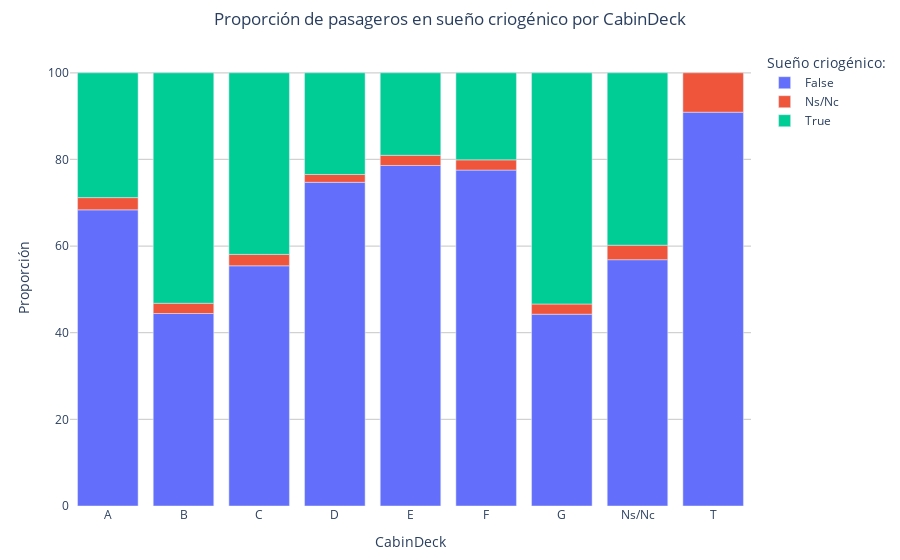

Here is the notebook cell this chart was saved with:
### Code cell
tmp = data.groupby(['CryoSleep','CabinDeck']).count().iloc[:,0]
tmp.name = 'Count'
df = tmp.to_frame().reset_index()
df['Núm. pasajeros'] = df.Count

fig = px.bar(df, x="CabinDeck", y="Count", color="CryoSleep", hover_data={'CabinDeck':False, 'CryoSleep':False, 'Núm. pasajeros':True}, labels={"Count": "Proporción"})
fig.update_layout(plot_bgcolor='white',
                  hovermode="closest",
                  legend={'title_text':'Sueño criogénico:'},
                  title={'text': 'Proporción de pasajeros en sueño criogénico por CabinDeck', 'x': 0.5},
                  margin={'l':70, 'r':140, 't':50, 'b':50},
                  barnorm='percent')
fig.update_xaxes(showgrid=False)
fig.update_yaxes(showgrid=True, gridwidth=1.2, gridcolor='#d1d1d1')
fig.show()

### Figure 1 — Plotly figure (JSON) as saved in the notebook; plotly's stock layout.template omitted (floating-point values rounded to 4 significant figures)
{"data": [{"alignmentgroup": "True", "customdata": [["False", 242], ["False", 507], ["False", 611], ["False", 538], ["False", 1040], ["False", 3287], ["False", 1674], ["False", 170], ["False", 10]], "hovertemplate": "Proporción=%{y}<br>Núm. pasageros=%{customdata[1]}<extra></extra>", "legendgroup": "False", "marker": {"color": "#636efa", "pattern": {"shape": ""}}, "name": "False", "offsetgroup": "False", "orientation": "v", "showlegend": true, "textposition": "auto", "type": "bar", "visible": true, "x": ["A", "B", "C", "D", "E", "F", "G", "Ns/Nc", "T"], "xaxis": "x", "y": [242, 507, 611, 538, 1040, 3287, 1674, 170, 10], "yaxis": "y"}, {"alignmentgroup": "True", "customdata": [["Ns/Nc", 10], ["Ns/Nc", 27], ["Ns/Nc", 29], ["Ns/Nc", 13], ["Ns/Nc", 31], ["Ns/Nc", 100], ["Ns/Nc", 89], ["Ns/Nc", 10], ["Ns/Nc", 1]], "hovertemplate": "Proporción=%{y}<br>Núm. pasageros=%{customdata[1]}<extra></extra>", "legendgroup": "Ns/Nc", "marker": {"color": "#EF553B", "pattern": {"shape": ""}}, "name": "Ns/Nc", "offsetgroup": "Ns/Nc", "orientation": "v", "showlegend": true, "textposition": "auto", "type": "bar", "visible": true, "x": ["A", "B", "C", "D", "E", "F", "G", "Ns/Nc", "T"], "xaxis": "x", "y": [10, 27, 29, 13, 31, 100, 89, 10, 1], "yaxis": "y"}, {"alignmentgroup": "True", "customdata": [["True", 102], ["True", 607], ["True", 462], ["True", 169], ["True", 252], ["True", 852], ["True", 2018], ["True", 119]], "hovertemplate": "Proporción=%{y}<br>Núm. pasageros=%{customdata[1]}<extra></extra>", "legendgroup": "True", "marker": {"color": "#00cc96", "pattern": {"shape": ""}}, "name": "True", "offsetgroup": "True", "orientation": "v", "showlegend": true, "textposition": "auto", "type": "bar", "visible": true, "x": ["A", "B", "C", "D", "E", "F", "G", "Ns/Nc"], "xaxis": "x", "y": [102, 607, 462, 169, 252, 852, 2018, 119], "yaxis": "y"}], "layout": {"autosize": true, "barmode": "relative", "barnorm": "percent", "hovermode": "closest", "legend": {"title": {"text": "Sueño criogénico:"}, "tracegroupgap": 0}, "margin": {"b": 50, "l": 70, "r": 140, "t": 50}, "plot_bgcolor": "white", "title": {"text": "Proporción de pasageros en sueño criogénico por CabinDeck", "x": 0.5}, "xaxis": {"anchor": "y", "autorange": true, "domain": [0, 1], "range": [-0.5, 8.5], "showgrid": false, "title": {"text": "CabinDeck"}, "type": "category"}, "yaxis": {"anchor": "x", "autorange": true, "domain": [0, 1], "gridcolor": "#d1d1d1", "gridwidth": 1.2, "range": [0, 105.3], "showgrid": true, "title": {"text": "Proporción"}, "type": "linear"}}}
